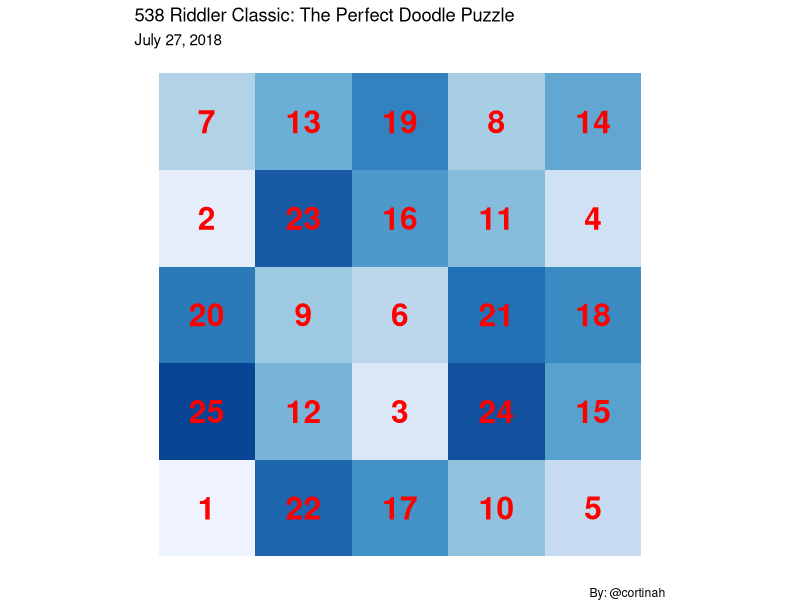

This chart was generated by the following R code:
## ---- chunk 1
moves <- function(board, pos) {
  pos_moves <- rep(FALSE,8)
  names(pos_moves) <- 1:8
  
  if ((pos[1]+3) < 6) (if (board[ pos[1]+3,pos[2] ]==F) pos_moves[1] <- T)
  if ((pos[1]-3) > 0) (if (board[ pos[1]-3,pos[2] ]==F) pos_moves[2] <- T)
  if ((pos[2]+3) < 6) (if (board[ pos[1],pos[2]+3 ]==F) pos_moves[3] <- T)
  if ((pos[2]-3) > 0) (if (board[ pos[1],pos[2]-3 ]==F) pos_moves[4] <- T)
  if ((pos[1]+2) < 6  & (pos[2]+2) < 6) (if (board[ pos[1]+2,pos[2]+2 ]==F) pos_moves[5] <- T)
  if ((pos[1]+2) < 6  & (pos[2]-2) > 0) (if (board[ pos[1]+2,pos[2]-2 ]==F) pos_moves[6] <- T)
  if ((pos[1]-2) > 0  & (pos[2]-2) > 0) (if (board[ pos[1]-2,pos[2]-2 ]==F) pos_moves[7] <- T)
  if ((pos[1]-2) > 0  & (pos[2]+2) < 6) (if (board[ pos[1]-2,pos[2]+2 ]==F) pos_moves[8] <- T)
    
  pos_moves
}
## ---- chunk 2
next_pos <- function(pos, path) {
  
  pos <- switch(path, c(pos[1]+3, pos[2]), c(pos[1]-3, pos[2]),
                c(pos[1], pos[2]+3), c(pos[1],pos[2]-3),
                c(pos[1]+2,pos[2]+2), c(pos[1]+2,pos[2]-2),
                c(pos[1]-2,pos[2]-2), c(pos[1]-2,pos[2]+2) )
  pos
         }
## ---- chunk 3
game <- function() {
  
# Set-up board and initial location
board <- matrix(F,ncol=5,nrow=5)
current <- sample(1:5,2,replace=T)

board[current[1],current[2]] <- T
i <- 1
pos_hist <- vector("list", 25)
pos_hist[[i]] <- current

repeat {
  possible <- moves(board, current)
  if (all(possible==F)) {ret <- 1; break}
  possible <- possible[possible==T]
  path <- sample(possible,1)
  current <- next_pos(current, as.numeric(names(path)))
  board[current[1],current[2]] <- T
  i <- i+1
  pos_hist[[i]] <- current
  if (all(board==T)) {ret <- 0; break}
}

return(list(ret,pos_hist))
}
## ---- chunk 4
search <- function(){
  
  repeat{
    t <- game()
    if (t[[1]]==0) break }
  t[[2]]
}
## ---- chunk 5
library(ggplot2)
t <- search()

path <- as.data.frame(matrix(unlist(t), ncol=2, byrow = T))
path$step<-1:25
colnames(path)[1]<-'x'
colnames(path)[2]<-'y'

ggplot(path,aes(x,y,fill=step)) +geom_tile() +scale_fill_distiller(direction = 1) +
    geom_text(aes(label=step),size=8,color='red',fontface='bold') +theme_void() +
    theme(legend.position='none') +labs(title='538 Riddler Classic: The Perfect Doodle Puzzle',
    subtitle='July 27, 2018',caption='By: @cortinah') +coord_fixed()

